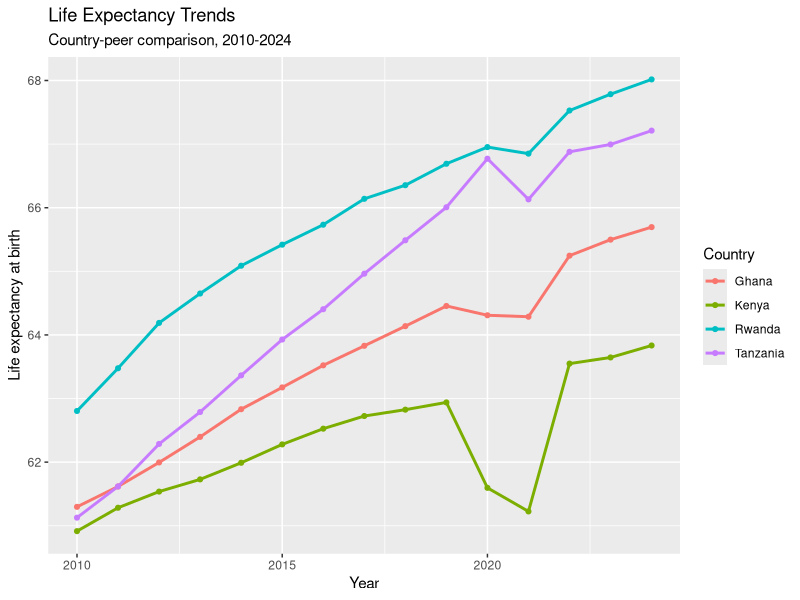

Reproduce this figure in R.
## ---- chunk 1
knitr::opts_chunk$set(echo = TRUE)
## ---- chunk 2
options(repos = c(CRAN = "https://cloud.r-project.org"))

if (!requireNamespace("tidyverse", quietly = TRUE)) {
  install.packages("tidyverse")
}

library(tidyverse)

dev <- read_csv("../data/development_indicators_2026.csv")
dictionary <- read_csv("../data/development_indicators_dictionary_2026.csv")
## ---- chunk 3
dev |>
  filter(assignment_sample == TRUE & year == 2023) |>
  distinct(country, region, income_group) |>
  arrange(region, country)
## ---- chunk 4
my_country <- "Ghana"
peer_countries <- c("Ghana", "Kenya", "Rwanda", "Tanzania")
## ---- chunk 5
my_country <- "Ghana"
peer_countries <- c("Ghana", "Kenya", "Rwanda", "Tanzania")
## ---- chunk 6
dev |>
  filter(country %in% peer_countries) |>
  distinct(country, region, income_group) |>
  arrange(country)
## ---- chunk 7
analysis_data <- dev |>
  filter(country %in% peer_countries & year >= 2010)

glimpse(analysis_data)
## ---- chunk 8
analysis_data |>
  summarise(
    missing_gdp = sum(is.na(gdp_per_capita_ppp)),
    missing_life_expectancy = sum(is.na(life_expectancy)),
    missing_under5 = sum(is.na(under5_mortality)),
    missing_poverty = sum(is.na(poverty_rate)),
    total_rows = n()
  )
## ---- chunk 9
analysis_data |>
  ggplot(aes(x = year, y = life_expectancy, color = country)) +
  geom_line(linewidth = 1) +
  geom_point(size = 1.4) +
  labs(
    x = "Year",
    y = "Life expectancy at birth",
    color = "Country",
    title = "Life Expectancy Trends",
    subtitle = "Country-peer comparison, 2010-2024"
  )
## ---- chunk 10
# Write your code here.
## ---- chunk 11
comparison_table <- analysis_data |>
  filter(year == 2023) |>
  select(
    country,
    region,
    income_group,
    life_expectancy,
    under5_mortality,
    gdp_per_capita_ppp
  ) |>
  arrange(desc(life_expectancy))

comparison_table
## ---- chunk 12
# Write your code here.
## ---- chunk 13
# Write your code here.
## ---- chunk 14
# Optional extension code here.
